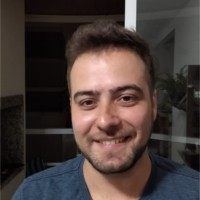
#> input picture src/assets/filipi.jpg, 200 x 200 px
$ python build_og_image.py
#> lines starting #> are read from the running program, lines starting #| are printed output that depends on the picture; after the words box and inside, x2 and y2 are one past the last pixel; in counts of white or black regions, pixels touching at a corner belong together
"""Gera public/og-image.png (1200x630), a imagem de prévia em links compartilhados.

Uso: python scripts/build_og_image.py
"""
from pathlib import Path

from PIL import Image, ImageDraw, ImageFont, ImageOps

ROOT = Path(__file__).resolve().parent.parent
OUT = ROOT / "public" / "og-image.png"
AVATAR = ROOT / "src" / "assets" / "filipi.jpg"
FONTS = Path("C:/Windows/Fonts")

W, H = 1200, 630
BG = (9, 12, 16)
FG = (237, 240, 245)
MUTED = (139, 148, 158)
ACCENT = (59, 130, 246)
LINE = (33, 38, 45)


def font(name: str, size: int) -> ImageFont.FreeTypeFont:
    return ImageFont.truetype(str(FONTS / name), size)


img = Image.new("RGB", (W, H), BG)
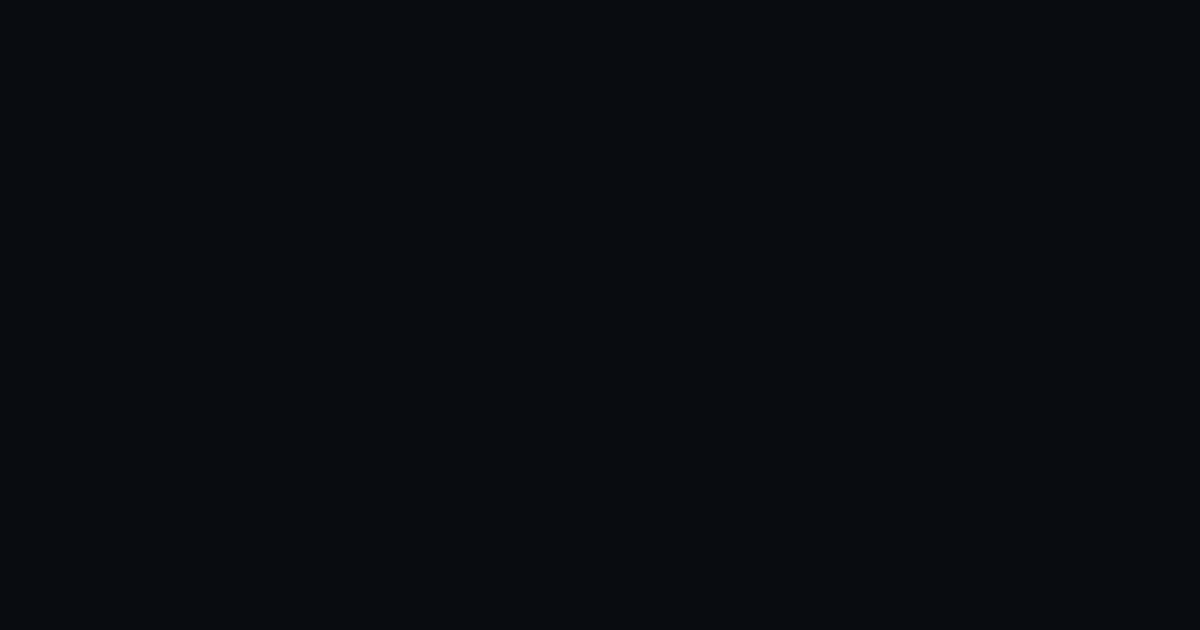
#> img: PIL image 1200x630 RGB; mean R, G, B 9, 12, 16
d = ImageDraw.Draw(img)

# Grade sutil de fundo
for x in range(0, W, 60):
    d.line([(x, 0), (x, H)], fill=(14, 18, 24))
for y in range(0, H, 60):
    d.line([(0, y), (W, y)], fill=(14, 18, 24))

pad = 72
d.text((pad, 92), "PORTFÓLIO // 2026", font=font("consolab.ttf", 22), fill=ACCENT)
d.text((pad, 150), "Filipi Soares", font=font("segoeuib.ttf", 92), fill=FG)
d.text((pad, 262), "Desenvolvedor Full Stack", font=font("segoeui.ttf", 44), fill=MUTED)
d.rectangle([pad, 348, pad + 96, 352], fill=ACCENT)
d.text(
    (pad, 384),
    "React · TypeScript · Python · FastAPI\nFlask · Node.js · PostgreSQL · IA",
    font=font("consola.ttf", 28),
    fill=FG,
    spacing=14,
)
d.line([(pad, H - 96), (W - pad, H - 96)], fill=LINE, width=2)
d.text((pad, H - 72), "github.com/filipiss", font=font("consola.ttf", 24), fill=MUTED)

# Foto com cantos arredondados à direita
size = 330
photo = ImageOps.fit(Image.open(AVATAR).convert("RGB"), (size, size))
mask = Image.new("L", (size, size), 0)
#> mask: PIL image 330x330 L; every value is 0
ImageDraw.Draw(mask).rounded_rectangle([0, 0, size, size], radius=18, fill=255)
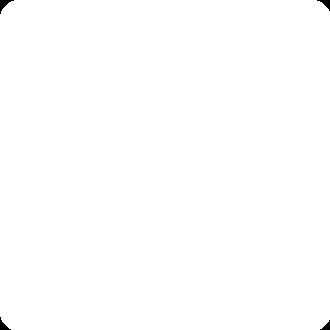
#> mask: PIL image 330x330 L; 99.8% white; 4 black regions, box (x1, y1, x2, y2) and area: (0, 0, 14, 14) 74, (317, 0, 330, 11) 60, (0, 317, 11, 330) 60, (320, 320, 330, 330) 47
px, py = W - pad - size, 110
d.rounded_rectangle([px - 4, py - 4, px + size + 4, py + size + 4], radius=22, outline=ACCENT, width=3)
img.paste(photo, (px, py), mask)
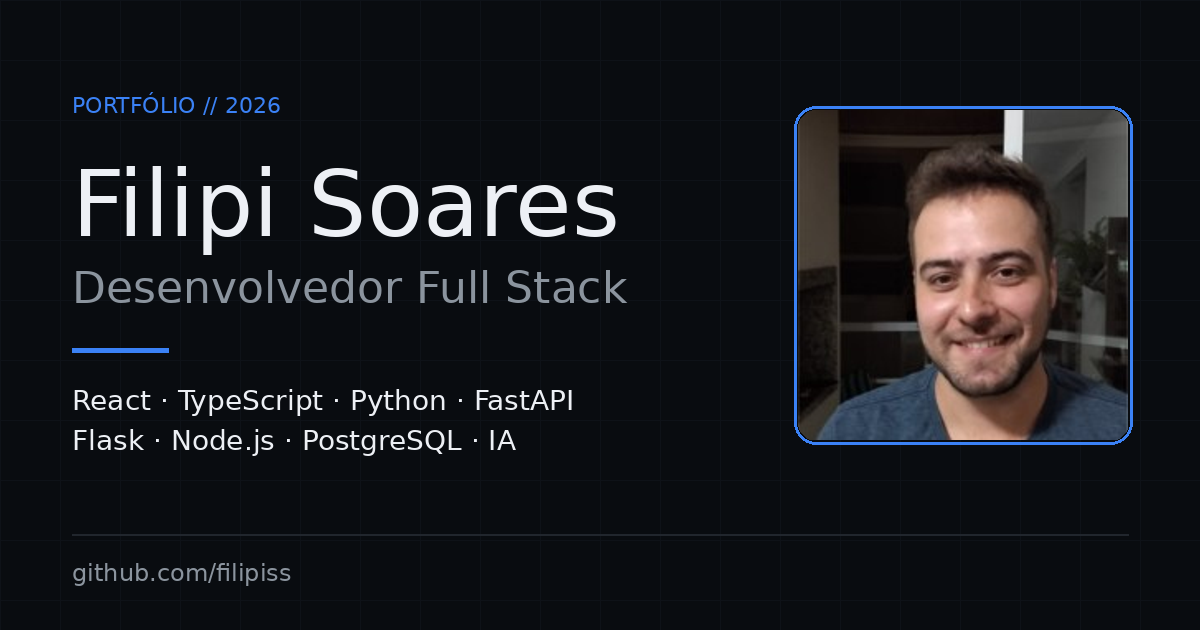
#> img: PIL image 1200x630 RGB; mean R, G, B 24.2, 25.6, 29.5

OUT.parent.mkdir(exist_ok=True)
img.save(OUT, optimize=True)
#> (the run stopped early here; a loop or call above may not have finished)
